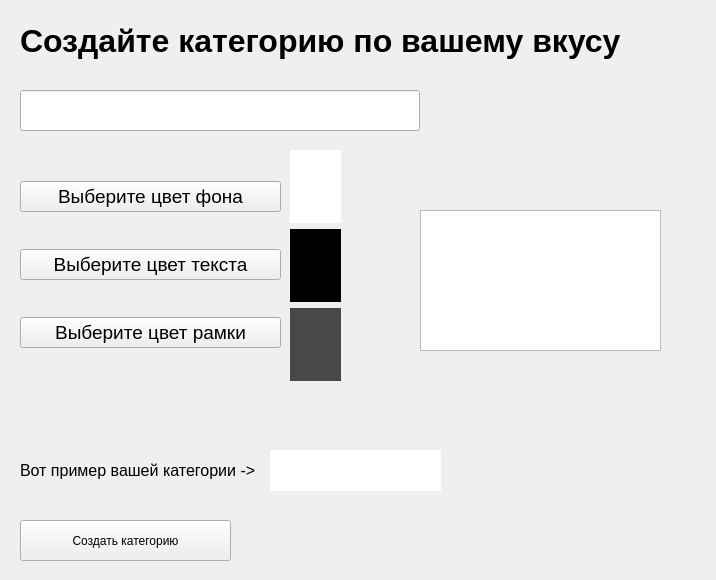
<?xml version="1.0" encoding="UTF-8"?>
<ui version="4.0">
 <class>Form</class>
 <widget class="QWidget" name="Form">
  <property name="geometry">
   <rect>
    <x>0</x>
    <y>0</y>
    <width>716</width>
    <height>580</height>
   </rect>
  </property>
  <property name="windowTitle">
   <string>Form</string>
  </property>
  <widget class="QLabel" name="label">
   <property name="geometry">
    <rect>
     <x>20</x>
     <y>10</y>
     <width>621</width>
     <height>61</height>
    </rect>
   </property>
   <property name="font">
    <font>
     <pointsize>24</pointsize>
     <bold>true</bold>
    </font>
   </property>
   <property name="text">
    <string>Создайте категорию по вашему вкусу</string>
   </property>
  </widget>
  <widget class="QLineEdit" name="line_edit">
   <property name="geometry">
    <rect>
     <x>20</x>
     <y>90</y>
     <width>400</width>
     <height>41</height>
    </rect>
   </property>
   <property name="font">
    <font>
     <pointsize>18</pointsize>
    </font>
   </property>
   <property name="styleSheet">
    <string notr="true"/>
   </property>
   <property name="text">
    <string/>
   </property>
  </widget>
  <widget class="QWidget" name="verticalLayoutWidget">
   <property name="geometry">
    <rect>
     <x>20</x>
     <y>150</y>
     <width>261</width>
     <height>231</height>
    </rect>
   </property>
   <layout class="QVBoxLayout" name="verticalLayout">
    <item>
     <widget class="QPushButton" name="backcolor_btn">
      <property name="font">
       <font>
        <pointsize>14</pointsize>
       </font>
      </property>
      <property name="text">
       <string>Выберите цвет фона</string>
      </property>
     </widget>
    </item>
    <item>
     <widget class="QPushButton" name="textcolor_btn">
      <property name="font">
       <font>
        <pointsize>14</pointsize>
       </font>
      </property>
      <property name="text">
       <string>Выберите цвет текста</string>
      </property>
     </widget>
    </item>
    <item>
     <widget class="QPushButton" name="border_btn">
      <property name="font">
       <font>
        <pointsize>14</pointsize>
       </font>
      </property>
      <property name="text">
       <string>Выберите цвет рамки</string>
      </property>
     </widget>
    </item>
   </layout>
  </widget>
  <widget class="QWidget" name="verticalLayoutWidget_2">
   <property name="geometry">
    <rect>
     <x>290</x>
     <y>150</y>
     <width>51</width>
     <height>231</height>
    </rect>
   </property>
   <layout class="QVBoxLayout" name="verticalLayout_2">
    <item>
     <widget class="QLabel" name="backcolor_label">
      <property name="styleSheet">
       <string notr="true">background-color: rgb(255, 255, 255);</string>
      </property>
      <property name="text">
       <string/>
      </property>
     </widget>
    </item>
    <item>
     <widget class="QLabel" name="textcolor_label">
      <property name="styleSheet">
       <string notr="true">background-color: rgb(0, 0, 0);</string>
      </property>
      <property name="text">
       <string/>
      </property>
     </widget>
    </item>
    <item>
     <widget class="QLabel" name="border_label">
      <property name="styleSheet">
       <string notr="true">background-color: rgb(72, 72, 72);</string>
      </property>
      <property name="text">
       <string/>
      </property>
     </widget>
    </item>
   </layout>
  </widget>
  <widget class="QTextEdit" name="description_text">
   <property name="geometry">
    <rect>
     <x>420</x>
     <y>210</y>
     <width>241</width>
     <height>141</height>
    </rect>
   </property>
  </widget>
  <widget class="QLabel" name="example_label">
   <property name="geometry">
    <rect>
     <x>20</x>
     <y>450</y>
     <width>251</width>
     <height>41</height>
    </rect>
   </property>
   <property name="font">
    <font>
     <pointsize>12</pointsize>
    </font>
   </property>
   <property name="text">
    <string>Вот пример вашей категории -&gt;</string>
   </property>
  </widget>
  <widget class="QLabel" name="result_label">
   <property name="geometry">
    <rect>
     <x>270</x>
     <y>450</y>
     <width>171</width>
     <height>41</height>
    </rect>
   </property>
   <property name="styleSheet">
    <string notr="true">background-color: rgb(255, 255, 255);</string>
   </property>
   <property name="text">
    <string/>
   </property>
  </widget>
  <widget class="QPushButton" name="ok_btn">
   <property name="geometry">
    <rect>
     <x>20</x>
     <y>520</y>
     <width>211</width>
     <height>41</height>
    </rect>
   </property>
   <property name="text">
    <string>Создать категорию</string>
   </property>
  </widget>
 </widget>
 <resources/>
 <connections/>
</ui>
